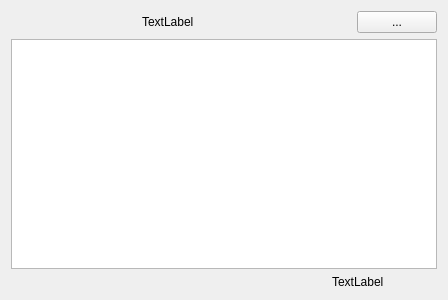
<?xml version="1.0" encoding="UTF-8"?>
<ui version="4.0">
 <class>Form</class>
 <widget class="QWidget" name="Form">
  <property name="geometry">
   <rect>
    <x>0</x>
    <y>0</y>
    <width>448</width>
    <height>300</height>
   </rect>
  </property>
  <property name="windowTitle">
   <string>Form</string>
  </property>
  <layout class="QVBoxLayout" name="verticalLayout">
   <item>
    <layout class="QGridLayout" name="main_layout" columnstretch="3,1">
     <item row="0" column="0" alignment="Qt::AlignHCenter">
      <widget class="QLabel" name="lbl_name">
       <property name="text">
        <string>TextLabel</string>
       </property>
      </widget>
     </item>
     <item row="1" column="0" colspan="2">
      <widget class="QTextEdit" name="txt_content">
       <property name="verticalScrollBarPolicy">
        <enum>Qt::ScrollBarAlwaysOff</enum>
       </property>
       <property name="horizontalScrollBarPolicy">
        <enum>Qt::ScrollBarAlwaysOff</enum>
       </property>
       <property name="readOnly">
        <bool>true</bool>
       </property>
       <property name="overwriteMode">
        <bool>false</bool>
       </property>
      </widget>
     </item>
     <item row="0" column="1" alignment="Qt::AlignRight|Qt::AlignTop">
      <widget class="QPushButton" name="btn_ops">
       <property name="text">
        <string>...</string>
       </property>
      </widget>
     </item>
     <item row="2" column="1">
      <widget class="QLabel" name="lbl_date_changed">
       <property name="text">
        <string>TextLabel</string>
       </property>
      </widget>
     </item>
     <item row="2" column="0">
      <widget class="QWidget" name="frm_tags" native="true"/>
     </item>
    </layout>
   </item>
  </layout>
 </widget>
 <resources/>
 <connections/>
</ui>
